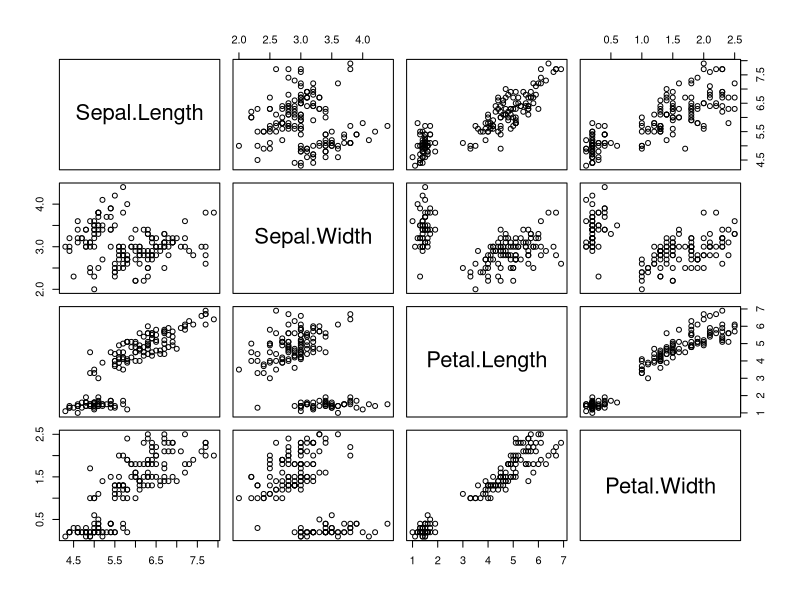
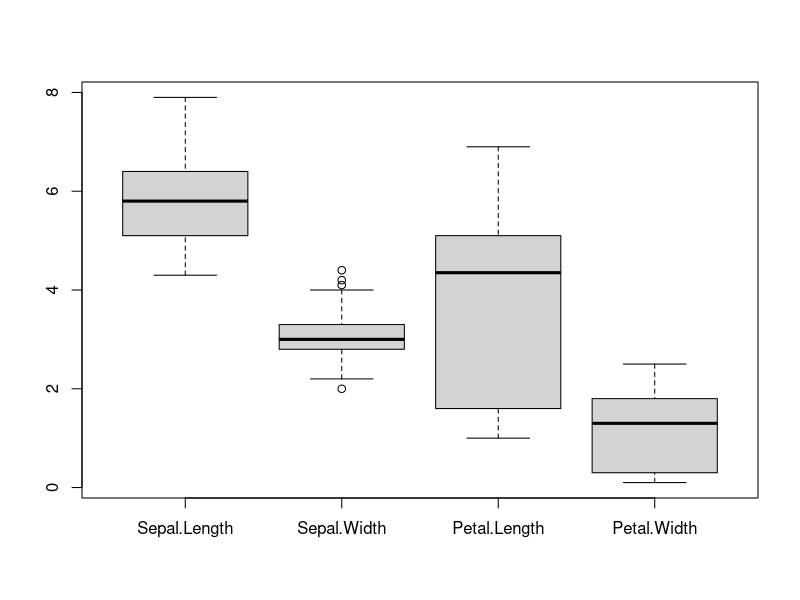
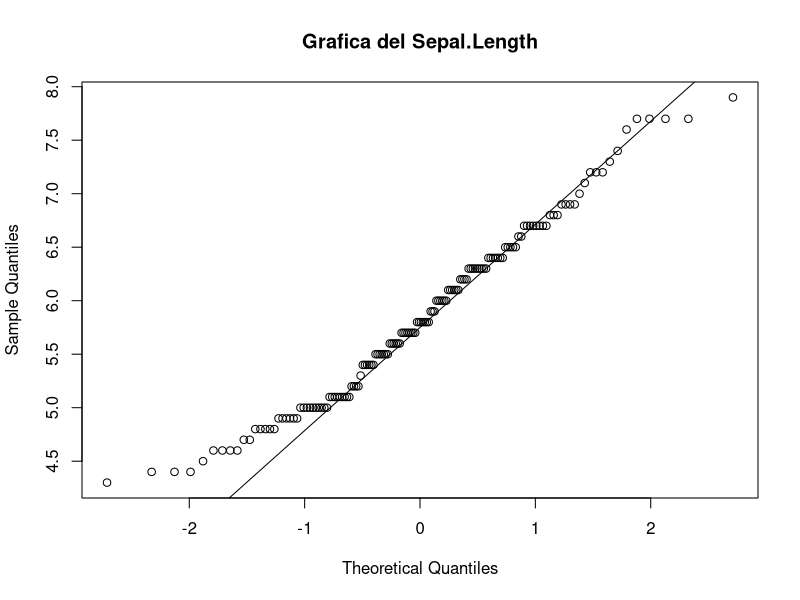

These figures' R source, in order:
## ---- chunk 1
  #Datos desde un diretorio interno de R
  iris
  class(iris)
## ---- chunk 2
  #Destructuracion de datos empaquetados
  data("iris")
  library(dplyr)
  colnames(iris)
  irisnum <- select((iris),Sepal.Length:Petal.Width)
## ---- chunk 3
  #Despliegue de una matriz de covarianza y corelacion
  cov(irisnum)
  cor(irisnum)
## ---- chunk 4
  #Graficacion de los modelos
  plot(irisnum)
## ---- chunk 5
  setosaFlowers <- subset(iris, Species == "setosa")
  mean(setosaFlowers$Petal.Width)
## ---- chunk 6
  boxplot(irisnum)
## ---- chunk 7
  qqnorm(irisnum[, "Sepal.Length"], main = "Grafica del Sepal.Length")
  qqline(irisnum[, "Sepal.Length"])
